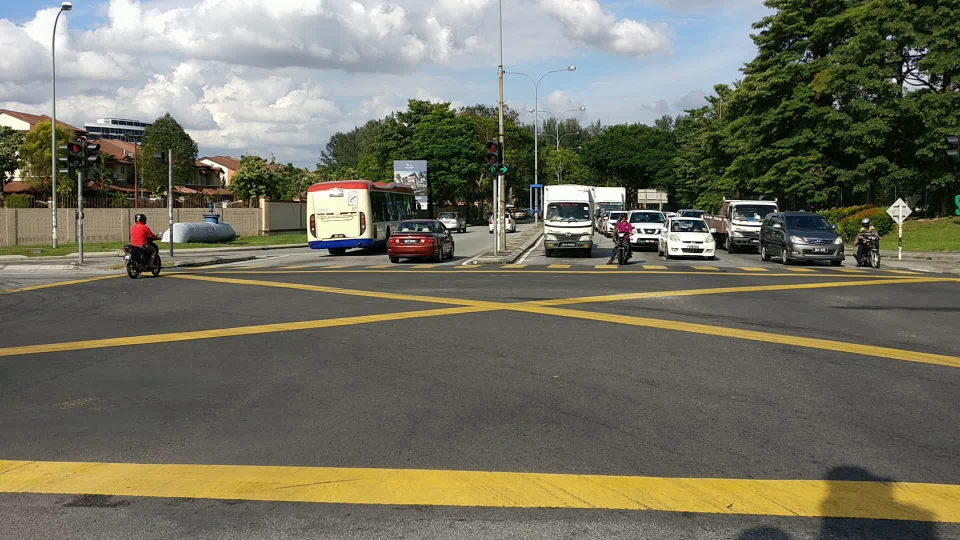
//> input picture IPPR/IPPR/ig0.jpg, 1920 x 1080 px, given in place of IPPR.mp4, which was not available (shown at 1/2 size)
$ ./IPPR   (built with g++ and OpenCV 4)
//> lines starting //> are read from the running program, lines starting //| are printed output that depends on the picture; after the words box and inside, x2 and y2 are one past the last pixel; in counts of white or black regions, pixels touching at a corner belong together; pictures that were not available may be replaced by others from this repository, and a replacement may not be noted
//> further down, frame is the input picture: 1080 rows x 1920 cols, CV_8UC3; mean B, G, R 97.4, 113, 113.8
#include <iostream>
#include <sstream>
#include <fstream>
#include <vector>
#include <fstream>
#include <string>
#include <opencv2/core.hpp>
#include <opencv2/core/core_c.h>
#include <opencv2/highgui.hpp>
#include <opencv2/imgproc.hpp>
#include <opencv2/videoio.hpp>
#include <opencv2/saliency.hpp>
#include <opencv2/dnn.hpp>


using namespace cv;
using namespace dnn;
using namespace saliency;
using namespace std;

// Initialize the parameters
float confThreshold = 0.5; // Confidence threshold
float nmsThreshold = 0.4;  // Non-maximum suppression threshold
int inpWidth = 416;        // Width of network's input image
int inpHeight = 416;       // Height of network's input image


void FinalFrame(Mat frame);
vector<string> classes;
vector<Mat> Segmentation(Mat src, Mat rgb);
Mat KMeans(Mat src, int clusterCount);

void FinalOutput(Mat frame) {
    Mat output = frame.clone();
    medianBlur(output, output, 3);

    Ptr<StaticSaliencySpectralResidual> Saliency = StaticSaliencySpectralResidual::create();
    Mat srMask, fgMask;

    Saliency->computeSaliency(output, fgMask);
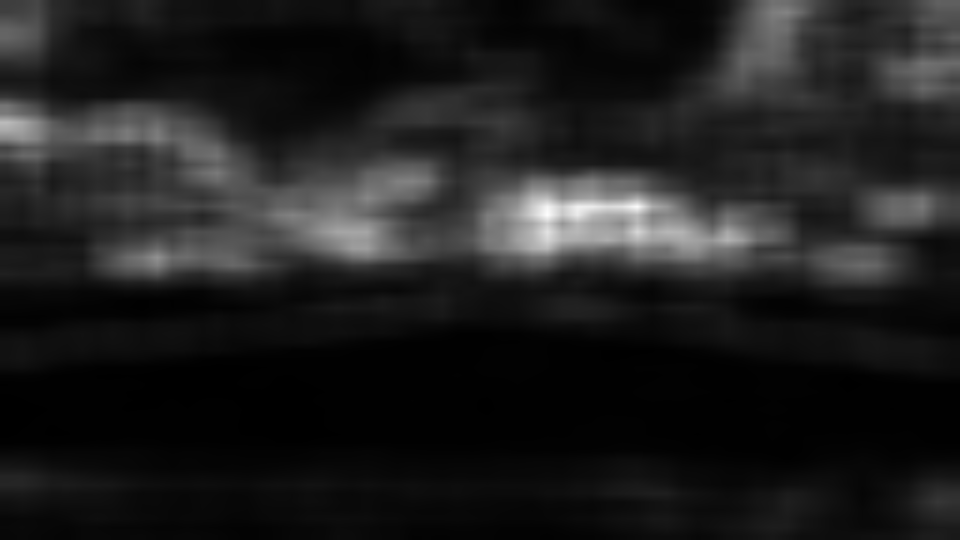
//> fgMask: 1080 rows x 1920 cols, CV_32FC1 (shown at 1/2 size); min 0.00169, max 0.995, mean 0.122
    fgMask.convertTo(fgMask, CV_8U, 255);
//> fgMask: 1080 rows x 1920 cols, CV_8UC1

    cvtColor(fgMask, fgMask, COLOR_GRAY2BGR);
//> fgMask: 1080 rows x 1920 cols, CV_8UC3
    vector<Mat> segment = Segmentation(KMeans(fgMask, 3), frame);

    for (Mat image : segment) {
        FinalFrame(image);
    }

}

Mat KMeans(Mat src, int clusterCount) {
//> called with clusterCount = 3
    Mat means(src.rows * src.cols, 3, CV_32F);
    for (int i = 0; i < src.rows; i++)
        for (int j = 0; j < src.cols; j++)
            for (int k = 0; k < 3; k++)
                means.at<float>(i + j * src.rows, k) = src.at<Vec3b>(i, j)[k];

    Mat labels;
    Mat centers;
    int attempts = 5;
    kmeans(means, clusterCount, labels, TermCriteria(CV_TERMCRIT_ITER | CV_TERMCRIT_EPS, 10000, 0.0001), attempts, KMEANS_PP_CENTERS, centers);
//> centers = [[11.45, 11.45, 11.45], [123.9, 123.9, 123.9], [55.7, 55.7, 55.7]]

    Mat image = Mat::zeros(src.size(), src.type());
    Vec2i pointVal = { 0, 0 };

    //Get highest intensity
    for (int i = 0; i < centers.rows; i++) {
        int sum = 0;
        for (int j = 0; j < centers.cols; j++) {
            sum += centers.at<float>(i, j);
        }
        if (sum / 3 > pointVal[1]) {
            pointVal[0] = i;
            pointVal[1] = sum / 3;
        }
    }
//> this loop made 3 passes
//> sum on passes 1 to 3: 33, 369, 165

    for (int i = 0; i < src.rows; i++)
        for (int j = 0; j < src.cols; j++)
        {
            int cluster = labels.at<int>(i + j * src.rows, 0);
            if (cluster == pointVal[0]) {
                image.at<Vec3b>(i, j)[0] = centers.at<float>(cluster, 0);
                image.at<Vec3b>(i, j)[1] = centers.at<float>(cluster, 1);
                image.at<Vec3b>(i, j)[2] = centers.at<float>(cluster, 2);
            }
        }
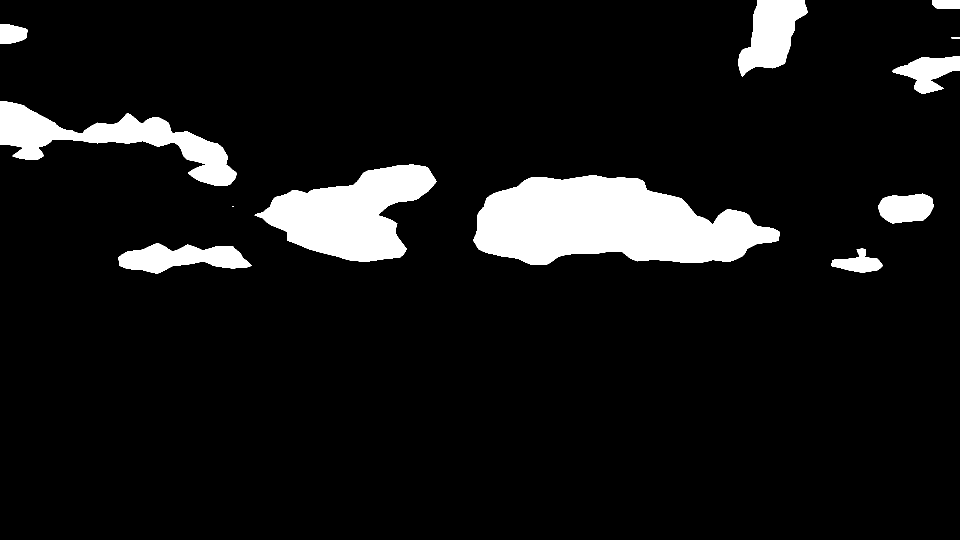
//> image: 1080 rows x 1920 cols, CV_8UC3 (shown at 1/2 size); values 0 (black) and 123 (white), 8.6% white; 13 white regions (1 under 20 px), largest, box (x1, y1, x2, y2) and area: (946, 350, 1559, 530) 74858, (509, 329, 873, 523) 39028, (0, 203, 473, 372) 24517
    cvtColor(image, image, COLOR_BGR2GRAY);
    return image;
}

vector<Mat> Segmentation(Mat src, Mat original) {
    vector<vector<Point>> contours;
    vector<Vec4i> hierarchy;
    vector<Mat> segment;

    int Dilation = 8;
    dilate(src, src, getStructuringElement(MORPH_RECT, Size(1, Dilation * 2 + 1), Point(0, Dilation)));

    int Erosion = 6;
    erode(src, src, getStructuringElement(MORPH_RECT, Size(Erosion * 2 + 1, 1), Point(Erosion, 0)));
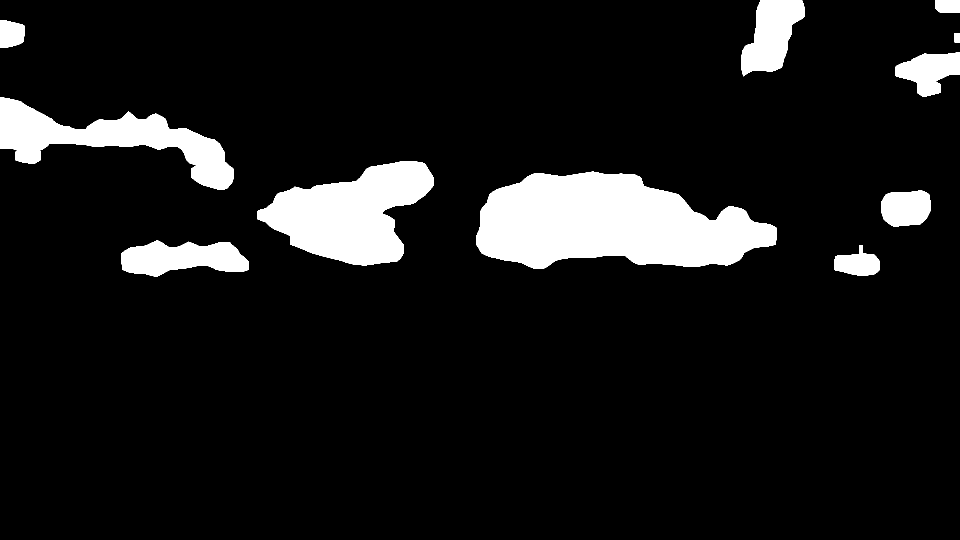
//> src: 1080 rows x 1920 cols, CV_8UC1 (shown at 1/2 size); values 0 (black) and 123 (white), 9.7% white; 11 white regions

    findContours(src, contours, hierarchy, RETR_TREE, CHAIN_APPROX_SIMPLE);
//> contours = 11 contours; largest, box (x1, y1, x2, y2) and area: (952, 343, 1553, 538) 80872, (515, 322, 867, 531) 42655, (0, 195, 467, 380) 30349, (243, 481, 498, 554) 12368, (1482, 0, 1609, 153) 11648
    Mat drawing = Mat::zeros(src.size(), CV_8UC3);
    // Original image clone
    RNG rng(12345);

    for (size_t i = 0; i < contours.size(); i++)
    {
        Scalar color = Scalar(rng.uniform(0, 255), rng.uniform(0, 255), rng.uniform(0, 255));
        Rect rec = boundingRect(contours.at(i));
        double ratio = rec.width / rec.height;

        if (rec.width < original.cols * 0.06 || rec.height < original.rows * 0.1 || rec.y < original.rows * 0.25 || (rec.x < original.cols * 0.3) || ratio > 3.0) {
            continue;
        }

        segment.push_back(original(rec));
    }
//> this loop made 11 passes
//> (rec, ratio) on passes 1 to 11: (Rect(1668, 490, 92, 62), 1), (Rect(243, 481, 255, 73), 3), (Rect(1762, 381, 99, 73), 1), (Rect(952, 343, 601, 195), 3), (Rect(515, 322, 352, 209), 1), (Rect(0, 195, 467, 185), 2), (Rect(1790, 105, 130, 89), 1), (Rect(1908, 66, 12, 20), 0), (Rect(0, 40, 49, 56), 0), (Rect(1870, 0, 50, 26), 1), (Rect(1482, 0, 127, 153), 0)
    return segment;
}

// Remove the bounding boxes with low confidence using non-maxima suppression
void postprocess(Mat& frame, const vector<Mat>& out);

// Draw the predicted bounding box
void drawPred(int classId, float conf, int left, int top, int right, int bottom, Mat& frame);

// Get the names of the output layers
vector<String> getOutputsNames(const Net& net);


int main() {
    VideoCapture capture("C:\\Users\\scpy2\\OneDrive\\Pictures\\IPPR.mp4");
    int frame_width = capture.get(CAP_PROP_FRAME_WIDTH);
    int frame_height = capture.get(CAP_PROP_FRAME_HEIGHT);
    int fps = capture.get(CAP_PROP_FPS) / 10;
    VideoWriter video("output.mp4v", VideoWriter::fourcc('X', 'V', 'I', 'D'), fps, Size(frame_width, frame_height));

    while (true)
    {
        Mat frame;
        for (int i = 0; i < 10; i++)
            capture >> frame;

        if (frame.empty())
            break;

        FinalOutput(frame);
//> in FinalOutput, `vector<Mat> segment = Segmentation(KMeans(fgMask, 3), frame);`:
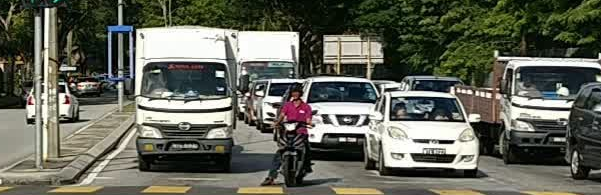
//> segment[0]: 195 rows x 601 cols, CV_8UC3; mean B, G, R 88.8, 100.7, 98.6
        video.write(frame);
        imshow("YOLO Final Output", frame);
        char c = (char)waitKey(30);
        if (c == 27)
            break;
    }
    capture.release();
    video.release();
}

void FinalFrame(Mat frame) {

    // Load names of classes
    string classesFile = "C:\\Users\\scpy2\\darknet\\build\\darknet\\x64\\data\\coco.names";
    ifstream ifs(classesFile.c_str());
    string line;
    while (getline(ifs, line)) classes.push_back(line);

    // Give the configuration and weight files for the model
    String modelConfiguration = "C:\\Users\\scpy2\\darknet\\cfg\\yolov3.cfg";
    String modelWeights = "C:\\Users\\scpy2\\darknet\\yolov3.weights";

    // Load the network
//> (the run ends here: the program stops with an error, at `Net net = readNetFromDarknet(modelConfiguration, modelWeights);`)
